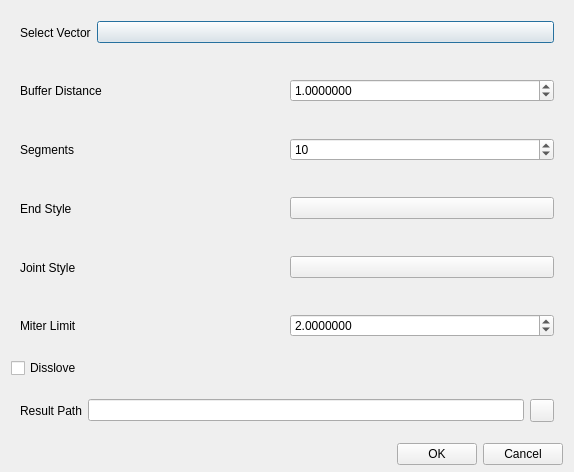
<?xml version="1.0" encoding="UTF-8"?>
<ui version="4.0">
 <class>shpBufferDialog</class>
 <widget class="QDialog" name="shpBufferDialog">
  <property name="geometry">
   <rect>
    <x>0</x>
    <y>0</y>
    <width>574</width>
    <height>472</height>
   </rect>
  </property>
  <property name="windowTitle">
   <string>Vector Buffer Parameter Settings</string>
  </property>
  <layout class="QVBoxLayout" name="verticalLayout">
   <property name="spacing">
    <number>6</number>
   </property>
   <property name="topMargin">
    <number>6</number>
   </property>
   <property name="bottomMargin">
    <number>7</number>
   </property>
   <item>
    <widget class="CardWidget" name="CardWidget_4">
     <property name="layoutDirection">
      <enum>Qt::LeftToRight</enum>
     </property>
     <layout class="QHBoxLayout" name="horizontalLayout_5">
      <item>
       <widget class="BodyLabel" name="BodyLabel">
        <property name="text">
         <string>Select Vector</string>
        </property>
       </widget>
      </item>
      <item>
       <widget class="ComboBox" name="selectShpCb">
        <property name="sizePolicy">
         <sizepolicy hsizetype="Expanding" vsizetype="Fixed">
          <horstretch>0</horstretch>
          <verstretch>0</verstretch>
         </sizepolicy>
        </property>
       </widget>
      </item>
     </layout>
    </widget>
   </item>
   <item>
    <widget class="CardWidget" name="CardWidget_2">
     <layout class="QHBoxLayout" name="horizontalLayout_2">
      <item>
       <widget class="BodyLabel" name="BodyLabel_2">
        <property name="text">
         <string>Buffer Distance</string>
        </property>
       </widget>
      </item>
      <item>
       <widget class="DoubleSpinBox" name="distanceSpinBox">
        <property name="decimals">
         <number>7</number>
        </property>
        <property name="maximum">
         <double>999999.000000000000000</double>
        </property>
        <property name="singleStep">
         <double>0.100000000000000</double>
        </property>
        <property name="value">
         <double>1.000000000000000</double>
        </property>
       </widget>
      </item>
     </layout>
    </widget>
   </item>
   <item>
    <widget class="CardWidget" name="CardWidget">
     <property name="layoutDirection">
      <enum>Qt::LeftToRight</enum>
     </property>
     <layout class="QHBoxLayout" name="horizontalLayout">
      <item>
       <widget class="BodyLabel" name="BodyLabel_4">
        <property name="text">
         <string>Segments</string>
        </property>
       </widget>
      </item>
      <item>
       <widget class="SpinBox" name="segmentsSpinBox">
        <property name="minimum">
         <number>1</number>
        </property>
        <property name="maximum">
         <number>200</number>
        </property>
        <property name="value">
         <number>10</number>
        </property>
       </widget>
      </item>
     </layout>
    </widget>
   </item>
   <item>
    <widget class="CardWidget" name="CardWidget_3">
     <property name="layoutDirection">
      <enum>Qt::LeftToRight</enum>
     </property>
     <layout class="QHBoxLayout" name="horizontalLayout_4">
      <item>
       <widget class="BodyLabel" name="BodyLabel_5">
        <property name="text">
         <string>End Style</string>
        </property>
       </widget>
      </item>
      <item>
       <widget class="ComboBox" name="endStyleCb"/>
      </item>
     </layout>
    </widget>
   </item>
   <item>
    <widget class="CardWidget" name="CardWidget_5">
     <property name="layoutDirection">
      <enum>Qt::LeftToRight</enum>
     </property>
     <layout class="QHBoxLayout" name="horizontalLayout_6">
      <item>
       <widget class="BodyLabel" name="BodyLabel_6">
        <property name="text">
         <string>Joint Style</string>
        </property>
       </widget>
      </item>
      <item>
       <widget class="ComboBox" name="joinStyleCb"/>
      </item>
     </layout>
    </widget>
   </item>
   <item>
    <widget class="CardWidget" name="CardWidget_6">
     <property name="layoutDirection">
      <enum>Qt::LeftToRight</enum>
     </property>
     <layout class="QHBoxLayout" name="horizontalLayout_7">
      <item>
       <widget class="BodyLabel" name="BodyLabel_7">
        <property name="text">
         <string>Miter Limit</string>
        </property>
       </widget>
      </item>
      <item>
       <widget class="DoubleSpinBox" name="miterLimitSpinBox">
        <property name="decimals">
         <number>7</number>
        </property>
        <property name="maximum">
         <double>999999.000000000000000</double>
        </property>
        <property name="singleStep">
         <double>0.100000000000000</double>
        </property>
        <property name="value">
         <double>2.000000000000000</double>
        </property>
       </widget>
      </item>
     </layout>
    </widget>
   </item>
   <item>
    <widget class="CheckBox" name="dissolveCheckBox">
     <property name="text">
      <string>Disslove</string>
     </property>
    </widget>
   </item>
   <item>
    <widget class="CardWidget" name="CardWidget_7">
     <property name="layoutDirection">
      <enum>Qt::LeftToRight</enum>
     </property>
     <layout class="QHBoxLayout" name="horizontalLayout_8">
      <item>
       <widget class="BodyLabel" name="BodyLabel_8">
        <property name="text">
         <string>Result Path</string>
        </property>
       </widget>
      </item>
      <item>
       <widget class="LineEdit" name="resLE">
        <property name="readOnly">
         <bool>true</bool>
        </property>
       </widget>
      </item>
      <item>
       <widget class="ToolButton" name="selectSaveFilePB"/>
      </item>
     </layout>
    </widget>
   </item>
   <item>
    <layout class="QHBoxLayout" name="horizontalLayout_3">
     <item>
      <spacer name="horizontalSpacer">
       <property name="orientation">
        <enum>Qt::Horizontal</enum>
       </property>
       <property name="sizeHint" stdset="0">
        <size>
         <width>40</width>
         <height>20</height>
        </size>
       </property>
      </spacer>
     </item>
     <item>
      <widget class="PushButton" name="runPB">
       <property name="text">
        <string>OK</string>
       </property>
      </widget>
     </item>
     <item>
      <widget class="PushButton" name="cancelPB">
       <property name="text">
        <string>Cancel</string>
       </property>
      </widget>
     </item>
    </layout>
   </item>
  </layout>
 </widget>
 <customwidgets>
  <customwidget>
   <class>CheckBox</class>
   <extends>QCheckBox</extends>
   <header>qfluentwidgets</header>
  </customwidget>
  <customwidget>
   <class>ComboBox</class>
   <extends>QPushButton</extends>
   <header>qfluentwidgets</header>
  </customwidget>
  <customwidget>
   <class>PushButton</class>
   <extends>QPushButton</extends>
   <header>qfluentwidgets</header>
  </customwidget>
  <customwidget>
   <class>ToolButton</class>
   <extends>QToolButton</extends>
   <header>qfluentwidgets</header>
  </customwidget>
  <customwidget>
   <class>CardWidget</class>
   <extends>QFrame</extends>
   <header>qfluentwidgets</header>
   <container>1</container>
  </customwidget>
  <customwidget>
   <class>BodyLabel</class>
   <extends>QLabel</extends>
   <header>qfluentwidgets</header>
  </customwidget>
  <customwidget>
   <class>LineEdit</class>
   <extends>QLineEdit</extends>
   <header>qfluentwidgets</header>
  </customwidget>
  <customwidget>
   <class>SpinBox</class>
   <extends>QSpinBox</extends>
   <header>qfluentwidgets</header>
  </customwidget>
  <customwidget>
   <class>DoubleSpinBox</class>
   <extends>QDoubleSpinBox</extends>
   <header>qfluentwidgets</header>
  </customwidget>
 </customwidgets>
 <resources>
  <include location="../../yoyirs.qrc"/>
 </resources>
 <connections/>
</ui>
